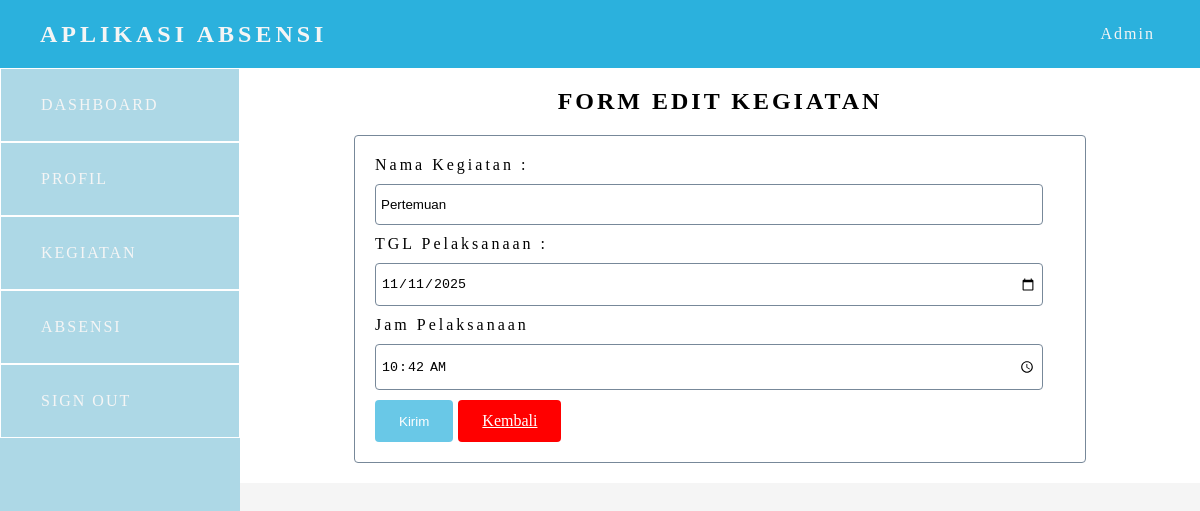
The page /edit.php?id=18 (signed in) on the database its author committed.
### tables this page shows
CREATE TABLE `kegiatan` (
  `kegiatan_id` int(11) NOT NULL,
  `users_id` int(11) NOT NULL,
  `kegiatan` varchar(255) NOT NULL,
  `tgl_kegiatan` date NOT NULL,
  `jam` time NOT NULL
);

### edit.php (the view, shortened to what this page needs)
<?php include "template/header.php" ?>
<?php
    $id_kegiatan = $_GET["id"];
    $result = "SELECT * FROM kegiatan WHERE kegiatan_id = $id_kegiatan";
    $data = mysqli_query($config, $result);
    $kegiatan = mysqli_fetch_assoc($data);
?>
<h2 class="section-title"> Form Edit Kegiatan </h2>
    <form action="" method="POST" enctype="multipart/form-data" autocomplete="off">
        <div class="input">
        <?php if($kegiatan) : ?>
           <label for="kegiatan">Nama Kegiatan :</label>
           <input type="text" name="kegiatan" id="kegiatan" class="form-control" value="<?= $kegiatan["kegiatan"] ?>" >
           <label for="tgl_kegiatan">TGL Pelaksanaan :</label>
           <input type="date" name="tgl_kegiatan" id="tgl_kegiatan" class="form-control" value="<?= $kegiatan["tgl_kegiatan"] ?>" >
           <label for="jam">Jam Pelaksanaan</label>
           <input type="time" name="jam" id="jam" class="form-control" value = "<?= $kegiatan["jam"] ?>" >
            <div class="btn-wrapper">
                <button class="send" name="update" type="submit">Kirim</button>
                <a href="kegiatan.php" class=" close-kegiatan" >kembali</a>
            </div>
        <?php else: ?>
            <h2>Tidak ada data</h2>
        <?php endif; ?>
        </div>
</form>
<?php include "template/footer.php" ?>

### css/app.css (style rules this page uses)
* { margin: 0; padding: 0; box-sizing: 0; }
.section-title { padding-bottom: 20px; text-align: center; margin: 0 auto; text-transform: uppercase; letter-spacing: 3px; }
form { width: 100%; display: flex; justify-content: space-around; }
.form-control { display: inline-block; padding: 12px 5px; width: 95%; margin: 0 auto 10px; border-radius: 4px; border: 1px solid lightslategray; outline: none; }
.input { width: 75%; border: 1px solid lightslategray; border-radius: 4px; padding: 20px 20px; }
label { display: block; margin-bottom: 10px; text-transform: capitalize; letter-spacing: 3px; }
.btn-wrapper { display: flex; flex-direction: row; }
.send { display: block; padding: 12px 24px; border-radius: 4px; margin-right: 5px; outline: none; border: none; color: white; background-color:rgb(43, 177, 221); cursor: pointer; opacity: 0.7; transition: opacity 0.5s ease-in; text-align: right; }
.close-kegiatan { text-transform: capitalize; display: inline-block; padding: 12px 24px; border: none; color: white; background-color: red; border-radius: 4px; cursor: pointer; outline: none; }

### rows shown on the page
kegiatan: kegiatan "Pertemuan", tgl_kegiatan "11/11/2025", jam "10:42:00"

### other values the page prints
$nama "Admin"
